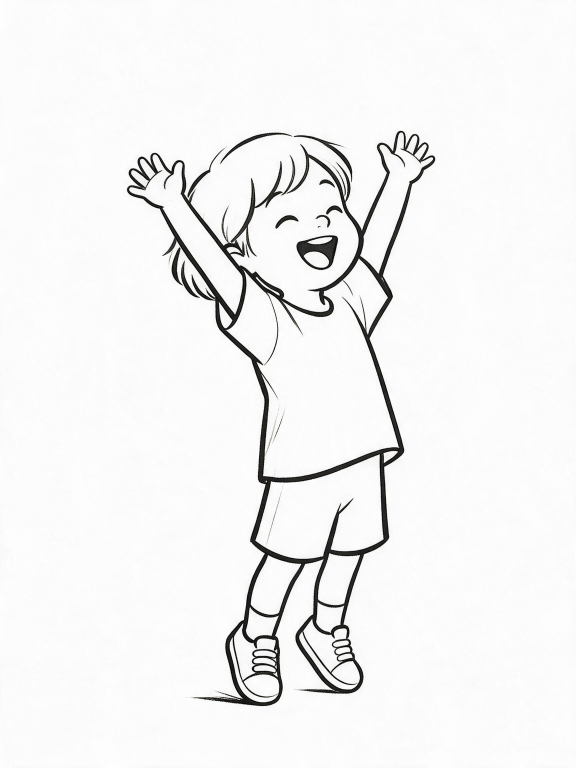
#> input picture _dev/src-art/src/celebrate.png, 1728 x 2304 px, given in place of 08.png, which was not available (shown at 1/3 size)
$ python actor-ingest-p2.py
#> lines starting #> are read from the running program, lines starting #| are printed output that depends on the picture; after the words box and inside, x2 and y2 are one past the last pixel; in counts of white or black regions, pixels touching at a corner belong together; pictures that were not available may be replaced by others from this repository, and a replacement may not be noted
#!/usr/bin/env python3
"""P2 入库：celebrate/trip/startle + chat/fish/chess + wash/cook + run×4
比例基准与 P0/P1 一致（同一人物头长）：站立内容高 1800、坐姿 1020、run 序列按中位高度归一。
画布宽度自适应（内容宽+40，高 2150，底部锚点 20，水平居中）——
跑步/摔倒/下棋等宽姿态不再被 900 画布限制而缩小人物。
startle 特殊：头顶三根惊讶线不参与缩放基准（以最大连通体=身体高度定 1800）。
输出到 assets/actor/stage/，走 fill → retouch → slim 后再移入 sprites/。
"""
import os
import shutil
import numpy as np
from PIL import Image, ImageDraw
from scipy import ndimage

SRC = 'inbox-p2'
OUT = 'assets/actor'
STAGE = f'{OUT}/stage'
PAPER, INK = (251, 249, 243), (28, 28, 28)
CH = 2150

# 帧顺序已逐张目检确认（qc-runframes.png）
FILES = {
    'celebrate': ('08', 'stand'),   # 双臂高举踮脚大笑
    'startle':   ('07', 'startle'), # 后仰双臂张开+惊讶线
    'wash':      ('05', 'stand'),   # 站立刷牙
    'cook':      ('04', 'stand'),   # 站立锅铲
    'trip':      ('09', 'sit'),     # 摔倒坐地腿前伸揉眼
    'chat':      ('10', 'sit'),     # 盘腿手比划抬头笑
    'fish':      ('11', 'sit'),     # 盘腿持竿前伸
    'chess':     ('12', 'sit'),     # 盘腿落子+地面棋盘
    'run-1':     ('06', 'run'),     # 右脚跟着地
    'run-2':     ('01', 'run'),     # 右脚支撑、左腿回收前摆
    'run-3':     ('02', 'run'),     # 左脚跟着地
    'run-4':     ('03', 'run'),     # 腾空、右腿前摆
}

os.makedirs(f'{OUT}/src', exist_ok=True)
os.makedirs(STAGE, exist_ok=True)

def load_clean(path):
#> called with path = 'inbox-p2/08.png'
    g = np.array(Image.open(path).convert('L'), dtype=np.uint8)
    dark = g < 130
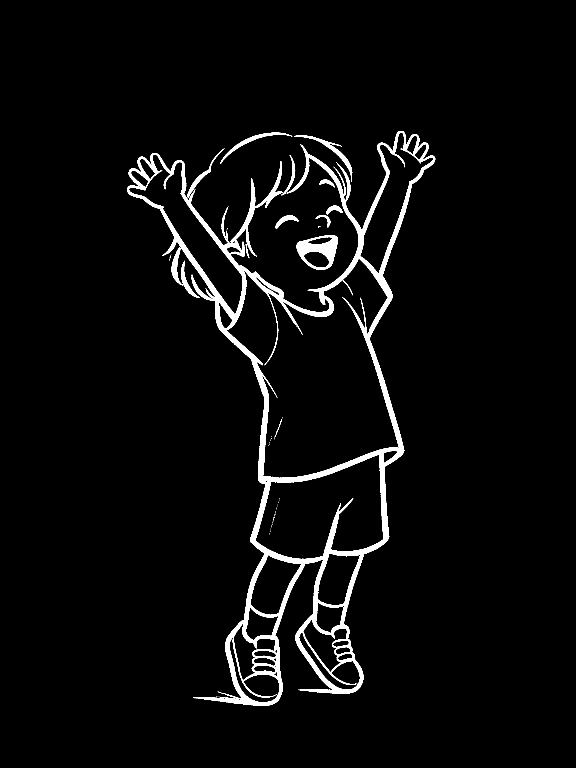
#> dark: shape (2304, 1728) bool (shown at 1/3 size); 3.7% white; 67 white regions (52 under 20 px), largest, box (x1, y1, x2, y2) and area: (381, 393, 1306, 2118) 128250, (890, 706, 1014, 810) 5883, (882, 406, 1057, 546) 2176
    lab, n = ndimage.label(dark)
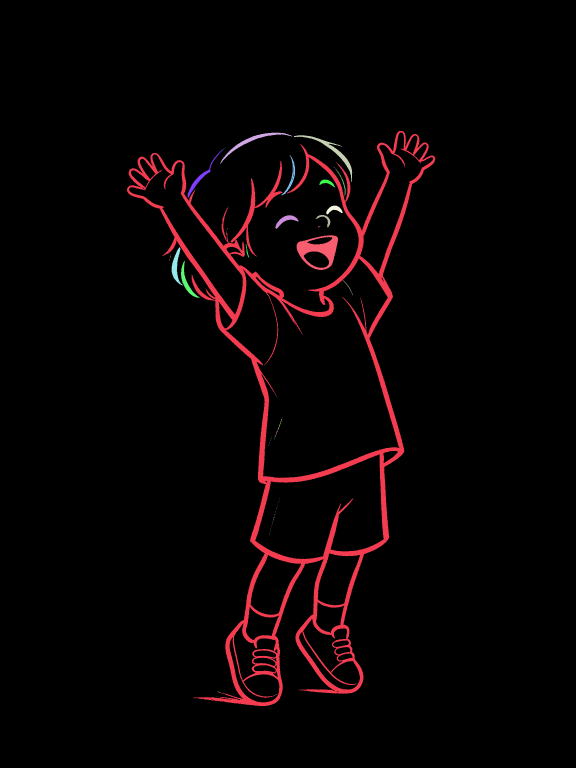
#> lab: shape (2304, 1728) int32 (shown at 1/3 size); 93 distinct labels, from 0 to 92; one colour per label, 0 black
#> n = 92
    for i in range(1, n + 1):
        ys, xs = np.where(lab == i)
        h, w = ys.max() - ys.min() + 1, xs.max() - xs.min() + 1
        if w > 4 * h and w > 60:           # 横长条 → 阴影线/划痕
            g[lab == i] = 255
#> this loop made 92 passes
#> (ys, xs, h, w) on passes 4, 5, 6, 9, 10, 11, 12, 13, 14, 15: ([438, 438, 438, 438, 439], [1022, 1023, 1024, 1025, 1025], 2, 4), ([444], [674], 1, 1), ([445], [673], 1, 1), ([487, 487, 488, 488], [1008, 1009, 1009, 1010], 2, 3), ([500], [1000], 1, 1), ([501], [1001], 1, 1), ([502], [1002], 1, 1), ([503, 503, 504], [1003, 1004, 1004], 2, 2), ([505], [1005], 1, 1), ([506], [1006], 1, 1)
#> (h, w) on passes 1, 2, 3, 7, 8, 16: (1725, 925), (94, 216), (140, 175), (147, 109), (121, 42), (81, 30)
    return g

def sprite(g):
    dark = g < 120
#> dark: shape (2304, 1728) bool; 3.6% white; 65 white regions (49 under 20 px), largest, box (x1, y1, x2, y2) and area: (381, 393, 1306, 2118) 126549, (890, 706, 1014, 810) 5839, (882, 406, 1057, 546) 2138
    rows, cols = np.where(dark)
    l, t, r, b = cols.min(), rows.min(), cols.max(), rows.max()
#> l = 381; t = 393; r = 1305; b = 2117
    g = g[max(0, t - 8):b + 5, max(0, l - 8):r + 9]
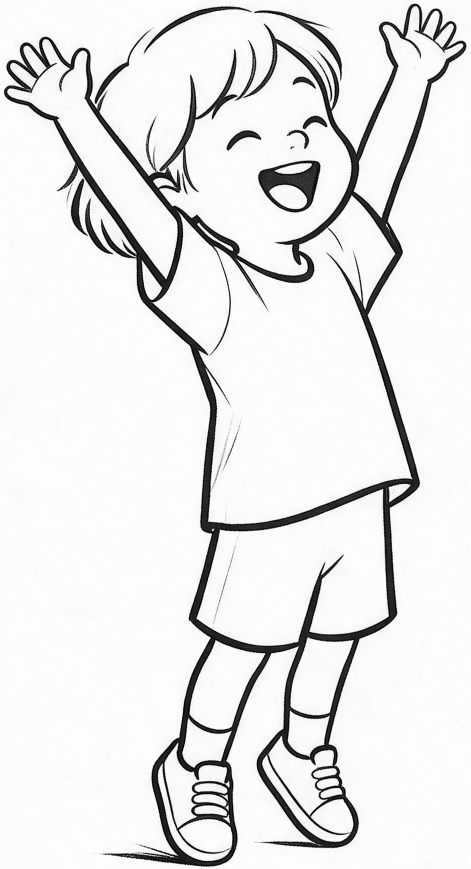
#> g: shape (1737, 941) (shown at 1/2 size); min 0, max 255, mean 230.9
    mask = ndimage.binary_closing(g < 210, structure=np.ones((9, 9)))
#> mask: shape (1737, 941) bool; 10.7% white; 15 white regions (10 under 20 px), largest, box (x1, y1, x2, y2) and area: (8, 7, 933, 1733) 166741, (516, 320, 641, 426) 6401, (453, 260, 523, 302) 1027, (427, 1099, 469, 1248) 314, (579, 292, 589, 299) 38
    mask = ndimage.binary_fill_holes(mask)
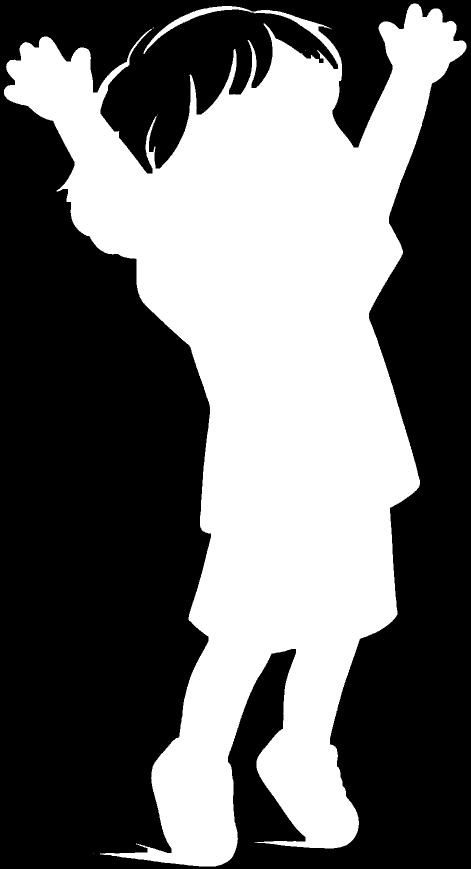
#> mask: shape (1737, 941) bool (shown at 1/2 size); 41.8% white; 5 white regions (4 under 20 px), largest, box (x1, y1, x2, y2) and area: (8, 7, 933, 1733) 682678
    lines = np.clip((235 - g.astype(int)) * 3, 0, 255).astype(np.uint8)
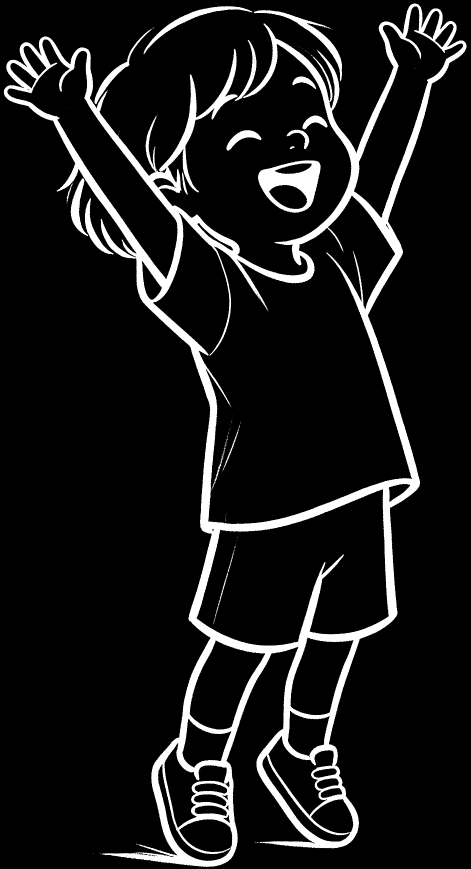
#> lines: shape (1737, 941) (shown at 1/2 size); min 0, max 255, mean 24.9
    h, w = mask.shape
#> h = 1737; w = 941
    img = np.zeros((h, w, 4), dtype=np.uint8)
    img[..., 0], img[..., 1], img[..., 2] = PAPER
    img[..., 3] = np.where(mask, 255, 0).astype(np.uint8)
    la = lines.astype(float) / 255.0
    for c, v in enumerate(INK):
        img[..., c] = (img[..., c] * (1 - la) + v * la).astype(np.uint8)
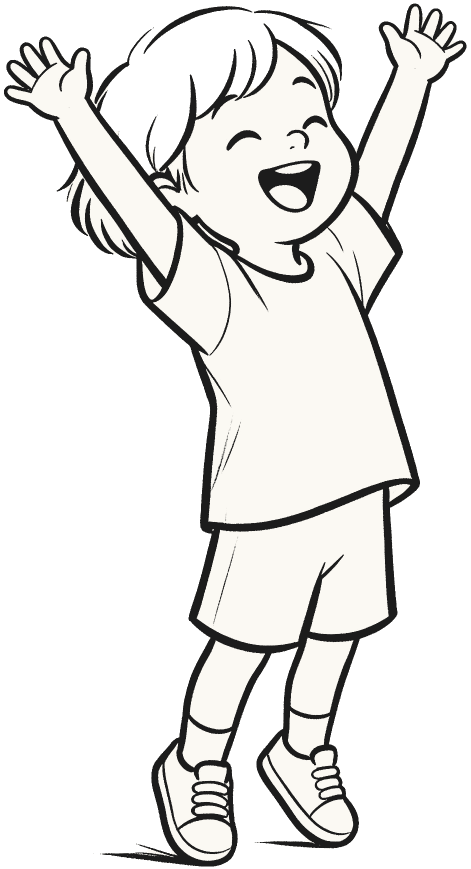
#> img: shape (1737, 941, 4) (shown at 1/2 size); mean of channels 0, 1, 2, 3 229.2, 227.4, 222, 106.5; transparent parts drawn white
    img[..., 3] = np.maximum(img[..., 3], lines)
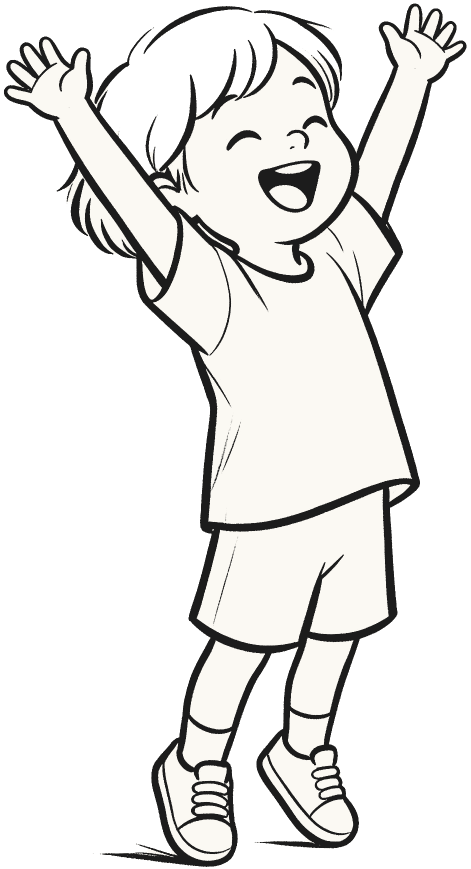
#> img: shape (1737, 941, 4) (shown at 1/2 size); 0.18% of pixels changed, all inside (x1, y1, x2, y2) = (7, 7, 933, 1735); transparent parts drawn white
    return Image.fromarray(img, 'RGBA')

def body_height(g):
    """最大连通体（身体）的高度：排除头顶惊讶线等独立小件"""
    dark = g < 120
    lab, n = ndimage.label(dark)
    sizes = ndimage.sum(dark, lab, range(1, n + 1))
    big = int(np.argmax(sizes)) + 1
    ys, _ = np.where(lab == big)
    return ys.max() - ys.min() + 1

# ---- 提取 + 定缩放 ----
sprites, scales = {}, {}
run_raw_h = []
for name, (num, kind) in FILES.items():
    src = f'{SRC}/{num}.png'
    shutil.copy(src, f'{OUT}/src/{name}.png')
    g = load_clean(src)
    sp = sprite(g)
    sprites[name] = sp
    if kind == 'stand':
        scales[name] = 1800 / sp.height
    elif kind == 'sit':
        scales[name] = 1020 / sp.height
    elif kind == 'startle':
        scales[name] = 1800 / body_height(g)
    else:
        run_raw_h.append(sp.height)
#> pass 2 of the loop `for name, (num, kind) in FILES.items():`:
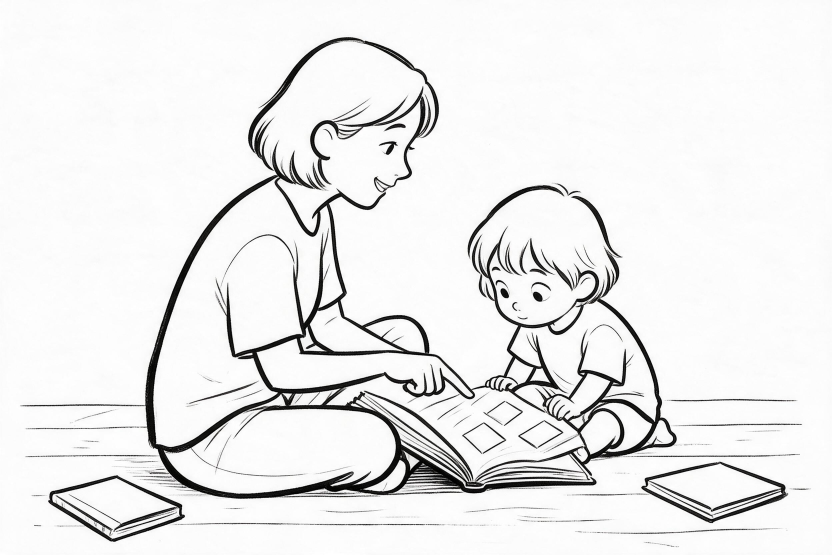
#> input picture _dev/src-art/src/cg-album.png, 2496 x 1664 px, given in place of 07.png, which was not available (shown at 1/3 size)
#> in load_clean (call 2), `lab, n = ndimage.label(dark)`: n = 736
#> the loop in load_clean (call 2), `for i in range(1, n + 1):` made 736 passes
#> (h, w) on passes 1, 4, 6: (400, 573), (3, 11), (318, 170)
#> in sprite (call 2), `dark = g < 120`:
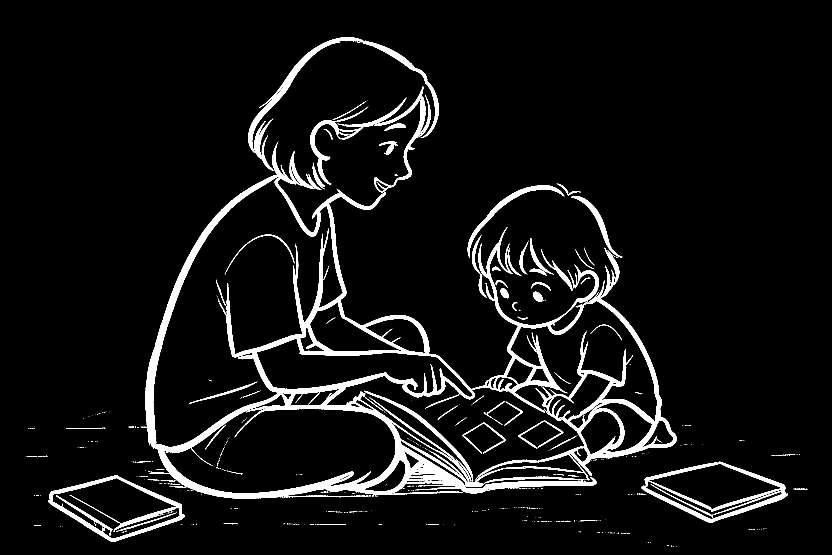
#> dark: shape (1664, 2496) bool (shown at 1/3 size); 6.3% white; 563 white regions (472 under 20 px), largest, box (x1, y1, x2, y2) and area: (422, 425, 2030, 1497) 176701, (1924, 1385, 2364, 1569) 13138, (744, 112, 1317, 460) 11970
#> l = 77; t = 112; r = 2422; b = 1640
#> lines: shape (1541, 2362)
#> la: shape (1541, 2362) float64
#> in body_height, `lab, n = ndimage.label(dark)`:
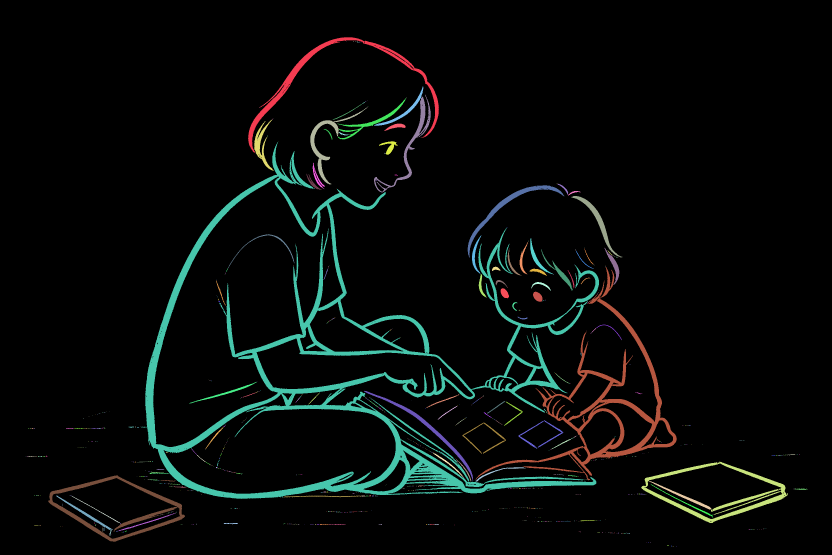
#> lab: shape (1664, 2496) int32 (shown at 1/3 size); 773 distinct labels, from 0 to 772; one colour per label, 0 black
#> in body_height, `lab, n = ndimage.label(dark)`: n = 772
#> sizes = 772 values, max 142231 at index 34, min 1 at index 1, mean 339.8
#> big = 35
#> (the run stopped early here; a loop or call above may not have finished)
